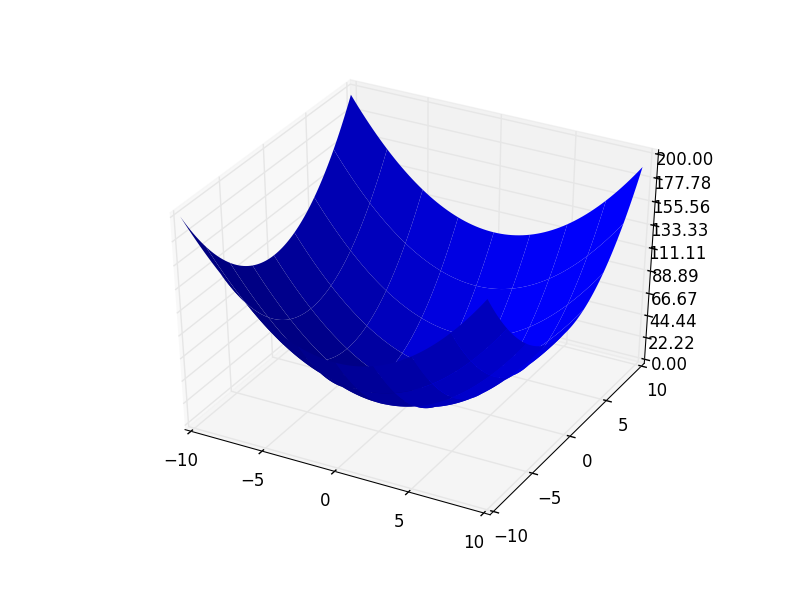

Python code for this plot:
import matplotlib.pyplot as plt
from matplotlib.ticker import LinearLocator, FormatStrFormatter
import numpy as np


fig = plt.figure()
ax = fig.gca(projection='3d')

# Make data.
X = np.arange(-10, 10, 0.25)
Y = np.arange(-10, 10, 0.25)
X, Y = np.meshgrid(X, Y)
Z = (X**2 + Y**2)


# Plot the surface.
surf = ax.plot_surface(X, Y, Z, color='b',linewidth=0)

# Customize the z axis.
ax.zaxis.set_major_locator(LinearLocator(10))
ax.zaxis.set_major_formatter(FormatStrFormatter('%.02f'))

plt.show()
